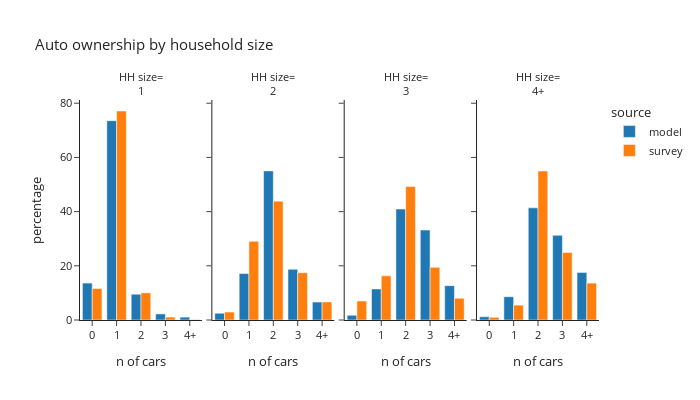

Source (notebook cell):
### Code cell
plot_auto(hh,'hhsize_simple','household size', 'HH size')

### Figure 1 — Plotly figure (JSON) as saved in the notebook; plotly's stock layout.template omitted (floating-point values rounded to 4 significant figures)
{"data": [{"alignmentgroup": "True", "hovertemplate": "source=model<br>hhsize_simple=1<br>auto_ownership_simple=%{x}<br>percentage=%{y}<extra></extra>", "legendgroup": "model", "marker": {"color": "#1F77B4", "pattern": {"shape": ""}}, "name": "model", "offsetgroup": "model", "orientation": "v", "showlegend": true, "textposition": "auto", "type": "bar", "x": ["0", "1", "2", "3", "4+"], "xaxis": "x", "y": [13.62, 73.56, 9.515, 2.251, 1.057], "yaxis": "y"}, {"alignmentgroup": "True", "hovertemplate": "source=model<br>hhsize_simple=2<br>auto_ownership_simple=%{x}<br>percentage=%{y}<extra></extra>", "legendgroup": "model", "marker": {"color": "#1F77B4", "pattern": {"shape": ""}}, "name": "model", "offsetgroup": "model", "orientation": "v", "showlegend": false, "textposition": "auto", "type": "bar", "x": ["0", "1", "2", "3", "4+"], "xaxis": "x2", "y": [2.494, 17.14, 55.03, 18.73, 6.612], "yaxis": "y2"}, {"alignmentgroup": "True", "hovertemplate": "source=model<br>hhsize_simple=3<br>auto_ownership_simple=%{x}<br>percentage=%{y}<extra></extra>", "legendgroup": "model", "marker": {"color": "#1F77B4", "pattern": {"shape": ""}}, "name": "model", "offsetgroup": "model", "orientation": "v", "showlegend": false, "textposition": "auto", "type": "bar", "x": ["0", "1", "2", "3", "4+"], "xaxis": "x3", "y": [1.728, 11.47, 40.93, 33.19, 12.68], "yaxis": "y3"}, {"alignmentgroup": "True", "hovertemplate": "source=model<br>hhsize_simple=4+<br>auto_ownership_simple=%{x}<br>percentage=%{y}<extra></extra>", "legendgroup": "model", "marker": {"color": "#1F77B4", "pattern": {"shape": ""}}, "name": "model", "offsetgroup": "model", "orientation": "v", "showlegend": false, "textposition": "auto", "type": "bar", "x": ["0", "1", "2", "3", "4+"], "xaxis": "x4", "y": [1.212, 8.59, 41.39, 31.26, 17.54], "yaxis": "y4"}, {"alignmentgroup": "True", "hovertemplate": "source=survey<br>hhsize_simple=1<br>auto_ownership_simple=%{x}<br>percentage=%{y}<extra></extra>", "legendgroup": "survey", "marker": {"color": "#FF7F0E", "pattern": {"shape": ""}}, "name": "survey", "offsetgroup": "survey", "orientation": "v", "showlegend": true, "textposition": "auto", "type": "bar", "x": ["0", "1", "2", "3", "4+"], "xaxis": "x", "y": [11.62, 77.13, 10.02, 1.074, 0.1561], "yaxis": "y"}, {"alignmentgroup": "True", "hovertemplate": "source=survey<br>hhsize_simple=2<br>auto_ownership_simple=%{x}<br>percentage=%{y}<extra></extra>", "legendgroup": "survey", "marker": {"color": "#FF7F0E", "pattern": {"shape": ""}}, "name": "survey", "offsetgroup": "survey", "orientation": "v", "showlegend": false, "textposition": "auto", "type": "bar", "x": ["0", "1", "2", "3", "4+"], "xaxis": "x2", "y": [2.928, 29.04, 43.86, 17.48, 6.681], "yaxis": "y2"}, {"alignmentgroup": "True", "hovertemplate": "source=survey<br>hhsize_simple=3<br>auto_ownership_simple=%{x}<br>percentage=%{y}<extra></extra>", "legendgroup": "survey", "marker": {"color": "#FF7F0E", "pattern": {"shape": ""}}, "name": "survey", "offsetgroup": "survey", "orientation": "v", "showlegend": false, "textposition": "auto", "type": "bar", "x": ["0", "1", "2", "3", "4+"], "xaxis": "x3", "y": [7.02, 16.29, 49.23, 19.42, 8.035], "yaxis": "y3"}, {"alignmentgroup": "True", "hovertemplate": "source=survey<br>hhsize_simple=4+<br>auto_ownership_simple=%{x}<br>percentage=%{y}<extra></extra>", "legendgroup": "survey", "marker": {"color": "#FF7F0E", "pattern": {"shape": ""}}, "name": "survey", "offsetgroup": "survey", "orientation": "v", "showlegend": false, "textposition": "auto", "type": "bar", "x": ["0", "1", "2", "3", "4+"], "xaxis": "x4", "y": [0.9853, 5.494, 54.99, 24.92, 13.61], "yaxis": "y4"}], "layout": {"annotations": [{"font": {}, "showarrow": false, "text": "HH size=<br>1", "x": 0.1175, "xanchor": "center", "xref": "paper", "y": 1, "yanchor": "bottom", "yref": "paper"}, {"font": {}, "showarrow": false, "text": "HH size=<br>2", "x": 0.3725, "xanchor": "center", "xref": "paper", "y": 1, "yanchor": "bottom", "yref": "paper"}, {"font": {}, "showarrow": false, "text": "HH size=<br>3", "x": 0.6275, "xanchor": "center", "xref": "paper", "y": 1, "yanchor": "bottom", "yref": "paper"}, {"font": {}, "showarrow": false, "text": "HH size=<br>4+", "x": 0.8825, "xanchor": "center", "xref": "paper", "y": 1, "yanchor": "bottom", "yref": "paper"}], "barmode": "group", "font": {"size": 11}, "height": 400, "legend": {"title": {"text": "source"}, "tracegroupgap": 0}, "title": {"text": "Auto ownership by household size"}, "width": 700, "xaxis": {"anchor": "y", "domain": [0, 0.235], "title": {"text": "n of cars"}}, "xaxis2": {"anchor": "y2", "domain": [0.255, 0.49], "matches": "x", "title": {"text": "n of cars"}}, "xaxis3": {"anchor": "y3", "domain": [0.51, 0.745], "matches": "x", "title": {"text": "n of cars"}}, "xaxis4": {"anchor": "y4", "domain": [0.765, 1.0], "matches": "x", "title": {"text": "n of cars"}}, "yaxis": {"anchor": "x", "domain": [0, 1], "title": {"text": "percentage"}}, "yaxis2": {"anchor": "x2", "domain": [0, 1], "matches": "y", "showticklabels": false}, "yaxis3": {"anchor": "x3", "domain": [0, 1], "matches": "y", "showticklabels": false}, "yaxis4": {"anchor": "x4", "domain": [0, 1], "matches": "y", "showticklabels": false}}}
